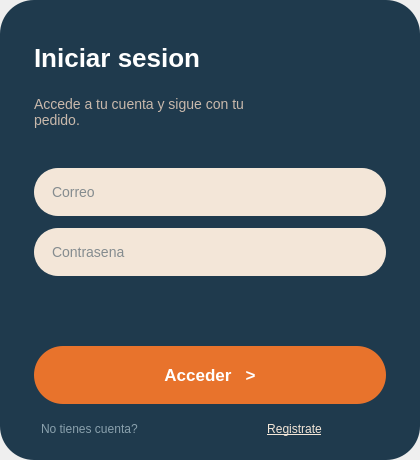
<?xml version="1.0" encoding="UTF-8"?>
<ui version="4.0">
 <class>LoginForm</class>
 <widget class="QWidget" name="LoginForm">
  <property name="geometry">
   <rect>
    <x>0</x>
    <y>0</y>
    <width>420</width>
    <height>460</height>
   </rect>
  </property>
  <layout class="QVBoxLayout" name="rootLayout">
   <property name="leftMargin"><number>0</number></property>
   <property name="topMargin"><number>0</number></property>
   <property name="rightMargin"><number>0</number></property>
   <property name="bottomMargin"><number>0</number></property>
   <item>
    <widget class="QFrame" name="card">
     <property name="styleSheet">
      <string notr="true">QFrame#card { background-color: #1F3A4D; border-radius: 34px; }</string>
     </property>
     <layout class="QVBoxLayout" name="cardLayout">
      <property name="leftMargin"><number>34</number></property>
      <property name="topMargin"><number>34</number></property>
      <property name="rightMargin"><number>34</number></property>
      <property name="bottomMargin"><number>24</number></property>
      <property name="spacing"><number>0</number></property>
      <item>
       <layout class="QHBoxLayout" name="headerRow">
        <property name="spacing"><number>18</number></property>
        <item>
         <layout class="QVBoxLayout" name="headerText">
          <property name="spacing"><number>6</number></property>
          <item>
           <widget class="QLabel" name="titleLabel">
            <property name="text"><string>Iniciar sesion</string></property>
            <property name="wordWrap"><bool>true</bool></property>
            <property name="minimumSize">
             <size><width>210</width><height>0</height></size>
            </property>
            <property name="styleSheet">
             <string notr="true">color: white; font-size: 26px; font-weight: 700;</string>
            </property>
           </widget>
          </item>
          <item>
           <widget class="QLabel" name="subtitleLabel">
            <property name="text"><string>Accede a tu cuenta y sigue con tu pedido.</string></property>
            <property name="wordWrap"><bool>true</bool></property>
            <property name="minimumSize">
             <size><width>210</width><height>0</height></size>
            </property>
            <property name="styleSheet">
             <string notr="true">color: #C9B9AC; font-size: 14px;</string>
            </property>
           </widget>
          </item>
          <item>
           <spacer name="headerSpacer">
            <property name="orientation"><enum>Qt::Vertical</enum></property>
           </spacer>
          </item>
         </layout>
        </item>
        <item>
         <widget class="QLabel" name="logo_label">
          <property name="minimumSize"><size><width>108</width><height>108</height></size></property>
          <property name="maximumSize"><size><width>108</width><height>108</height></size></property>
          <property name="styleSheet"><string notr="true">background: transparent;</string></property>
          <property name="alignment"><set>Qt::AlignRight|Qt::AlignTop</set></property>
         </widget>
        </item>
       </layout>
      </item>
      <item>
       <spacer name="verticalSpacer_1">
        <property name="orientation"><enum>Qt::Vertical</enum></property>
        <property name="sizeHint"><size><width>20</width><height>26</height></size></property>
        <property name="sizeType"><enum>QSizePolicy::Fixed</enum></property>
       </spacer>
      </item>
      <item>
       <widget class="QLineEdit" name="user_input">
        <property name="minimumSize"><size><width>0</width><height>48</height></size></property>
        <property name="placeholderText"><string>Correo</string></property>
        <property name="styleSheet">
         <string notr="true">QLineEdit { background-color: #F3E6D8; border-radius: 24px; color: #163246; font-size: 14px; padding-left: 16px; padding-right: 16px; }</string>
        </property>
       </widget>
      </item>
      <item>
       <spacer name="verticalSpacer_2">
        <property name="orientation"><enum>Qt::Vertical</enum></property>
        <property name="sizeHint"><size><width>20</width><height>12</height></size></property>
        <property name="sizeType"><enum>QSizePolicy::Fixed</enum></property>
       </spacer>
      </item>
      <item>
       <widget class="QLineEdit" name="pass_input">
        <property name="minimumSize"><size><width>0</width><height>48</height></size></property>
        <property name="placeholderText"><string>Contrasena</string></property>
        <property name="echoMode"><enum>QLineEdit::Password</enum></property>
        <property name="styleSheet">
         <string notr="true">QLineEdit { background-color: #F3E6D8; border-radius: 24px; color: #163246; font-size: 14px; padding-left: 16px; padding-right: 16px; }</string>
        </property>
       </widget>
      </item>
      <item>
       <spacer name="verticalSpacer_3">
        <property name="orientation"><enum>Qt::Vertical</enum></property>
        <property name="sizeHint"><size><width>20</width><height>12</height></size></property>
        <property name="sizeType"><enum>QSizePolicy::Fixed</enum></property>
       </spacer>
      </item>
      <item>
       <widget class="QLabel" name="error_label">
        <property name="text"><string/></property>
        <property name="alignment"><set>Qt::AlignCenter</set></property>
        <property name="styleSheet"><string notr="true">color: #E8732C; font-size: 12px;</string></property>
        <property name="visible"><bool>false</bool></property>
       </widget>
      </item>
      <item>
       <spacer name="verticalSpacer_4">
        <property name="orientation"><enum>Qt::Vertical</enum></property>
        <property name="sizeHint"><size><width>20</width><height>12</height></size></property>
        <property name="sizeType"><enum>QSizePolicy::Fixed</enum></property>
       </spacer>
      </item>
      <item>
       <widget class="QPushButton" name="submit_button">
        <property name="text"><string>Acceder   &gt;</string></property>
        <property name="minimumSize"><size><width>0</width><height>58</height></size></property>
        <property name="cursor"><cursorShape>PointingHandCursor</cursorShape></property>
        <property name="sizePolicy">
         <sizepolicy hsizetype="Expanding" vsizetype="Fixed">
          <horstretch>0</horstretch><verstretch>0</verstretch>
         </sizepolicy>
        </property>
        <property name="styleSheet">
         <string notr="true">QPushButton { background-color: #E8732C; color: white; border: none; border-radius: 29px; font-size: 17px; font-weight: 700; padding: 0 20px; } QPushButton:hover { background-color: #C95E1E; }</string>
        </property>
       </widget>
      </item>
      <item>
       <spacer name="verticalSpacer_5">
        <property name="orientation"><enum>Qt::Vertical</enum></property>
        <property name="sizeHint"><size><width>20</width><height>18</height></size></property>
        <property name="sizeType"><enum>QSizePolicy::Fixed</enum></property>
       </spacer>
      </item>
      <item>
       <layout class="QHBoxLayout" name="footerLayout">
        <item>
         <spacer name="footerSpacerLeft">
          <property name="orientation"><enum>Qt::Horizontal</enum></property>
         </spacer>
        </item>
        <item>
         <widget class="QLabel" name="footerLabel">
          <property name="text"><string>No tienes cuenta?</string></property>
          <property name="styleSheet"><string notr="true">color: #8AA1AD; font-size: 12px;</string></property>
         </widget>
        </item>
        <item>
         <widget class="QPushButton" name="switch_button">
          <property name="text"><string>Registrate</string></property>
          <property name="cursor"><cursorShape>PointingHandCursor</cursorShape></property>
          <property name="styleSheet">
           <string notr="true">QPushButton { background: transparent; border: none; color: #F3E6D8; font-size: 12px; text-decoration: underline; } QPushButton:hover { color: #E8732C; }</string>
          </property>
         </widget>
        </item>
        <item>
         <spacer name="footerSpacerRight">
          <property name="orientation"><enum>Qt::Horizontal</enum></property>
         </spacer>
        </item>
       </layout>
      </item>
     </layout>
    </widget>
   </item>
  </layout>
 </widget>
 <resources/>
 <connections/>
</ui>
